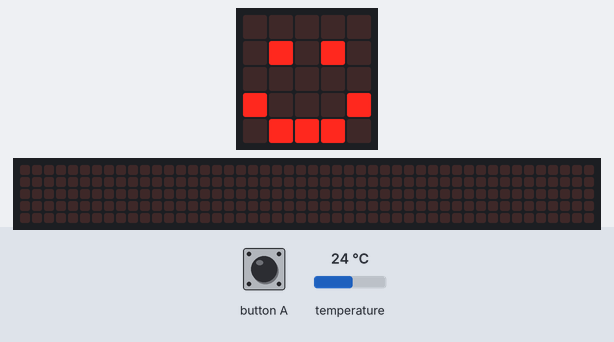
The program below on a simulated BBC micro:bit (MakeCode). Parts: the board's 5×5 LED display, a strip that is not on the board, showing the scrolling text unrolled. The test bench sets the inputs (shaded band); at power-on: temperature 24 °C. The 48×5 strip is a reading aid, not a part: it shows the text the display is scrolling, unrolled, one strip-width of it at a time.

Above: at 2.8 s.
2.9 s: button A pressed for 0.15 s
At 3.12 s:
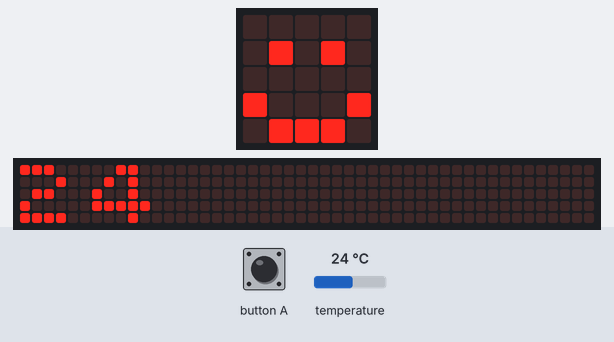
3.6 s: button A pressed for 0.15 s
4.3 s: temperature set to 12 °C
At 8.22 s:
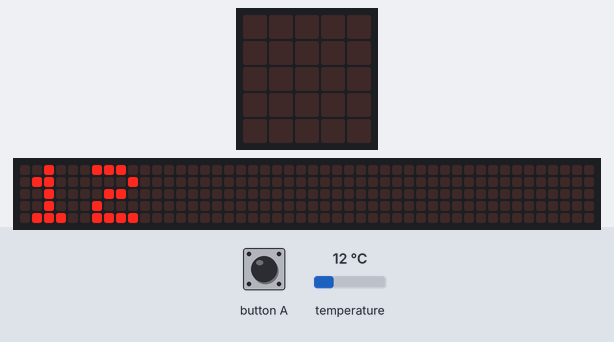
At 9.7 s:
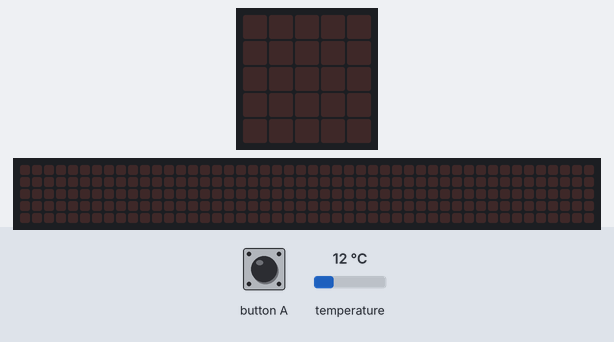
Timing chart, 0 to 11.2 s (numbered marks = the images above; inputs shaded):
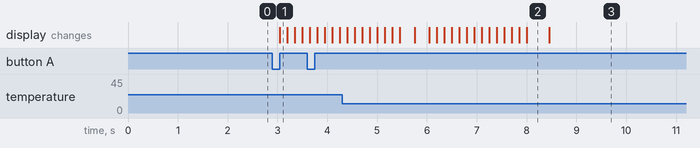

Measured:
- after the input at 2.9 s, the display: changes after 0.15 s (image 1)
- what the display in image 2 shows lasts 0.5 s, from 8.0 s to 8.5 s

The program:

main.ts
```typescript
// (licence header left out)
// our variables
let temperature: number

basic.clearScreen()
basic.showIcon(IconNames.Happy)
basic.pause(1000)

input.onButtonPressed(Button.A, function() {
  basic.showNumber(input.temperature())
    temperature = (input.temperature())
})
```
